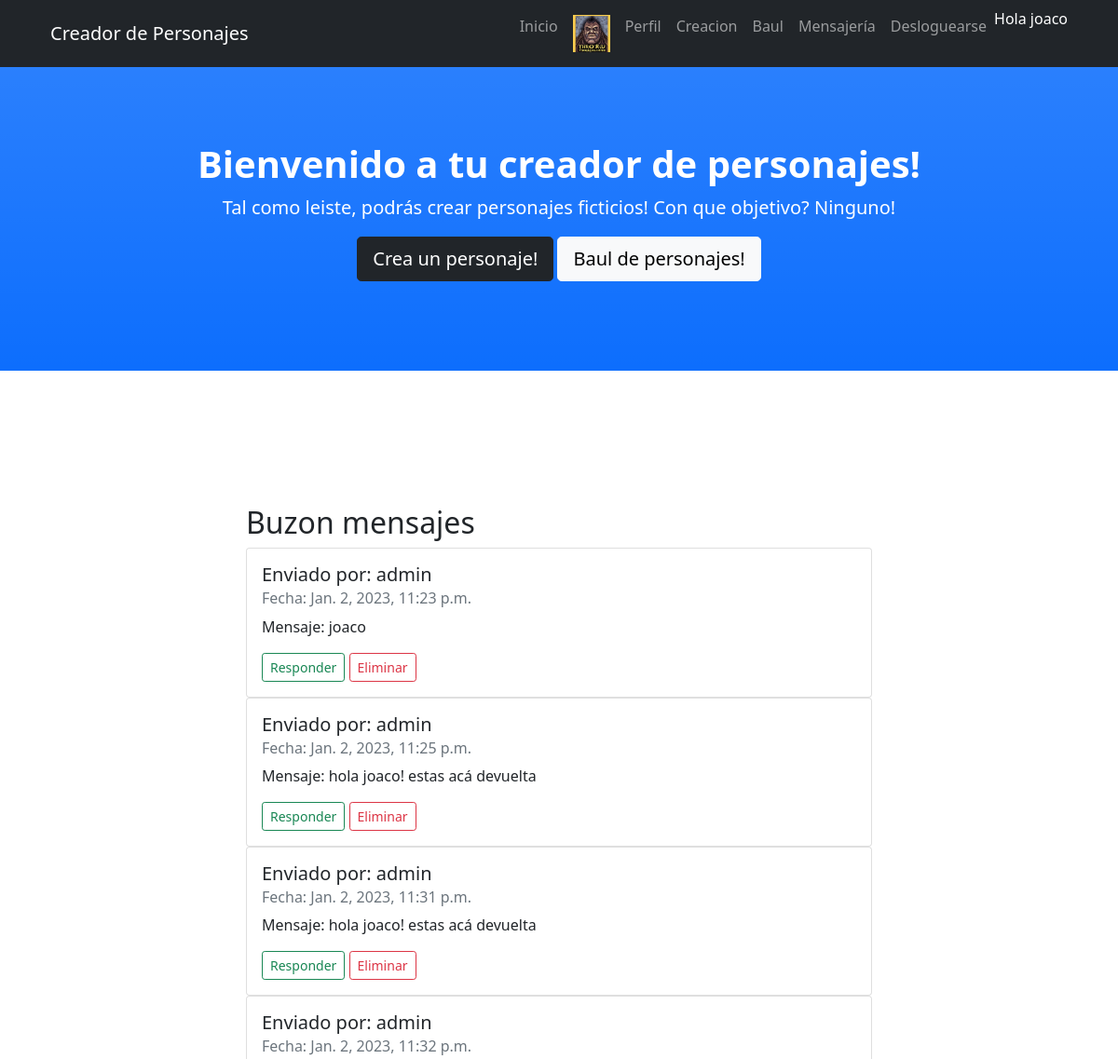
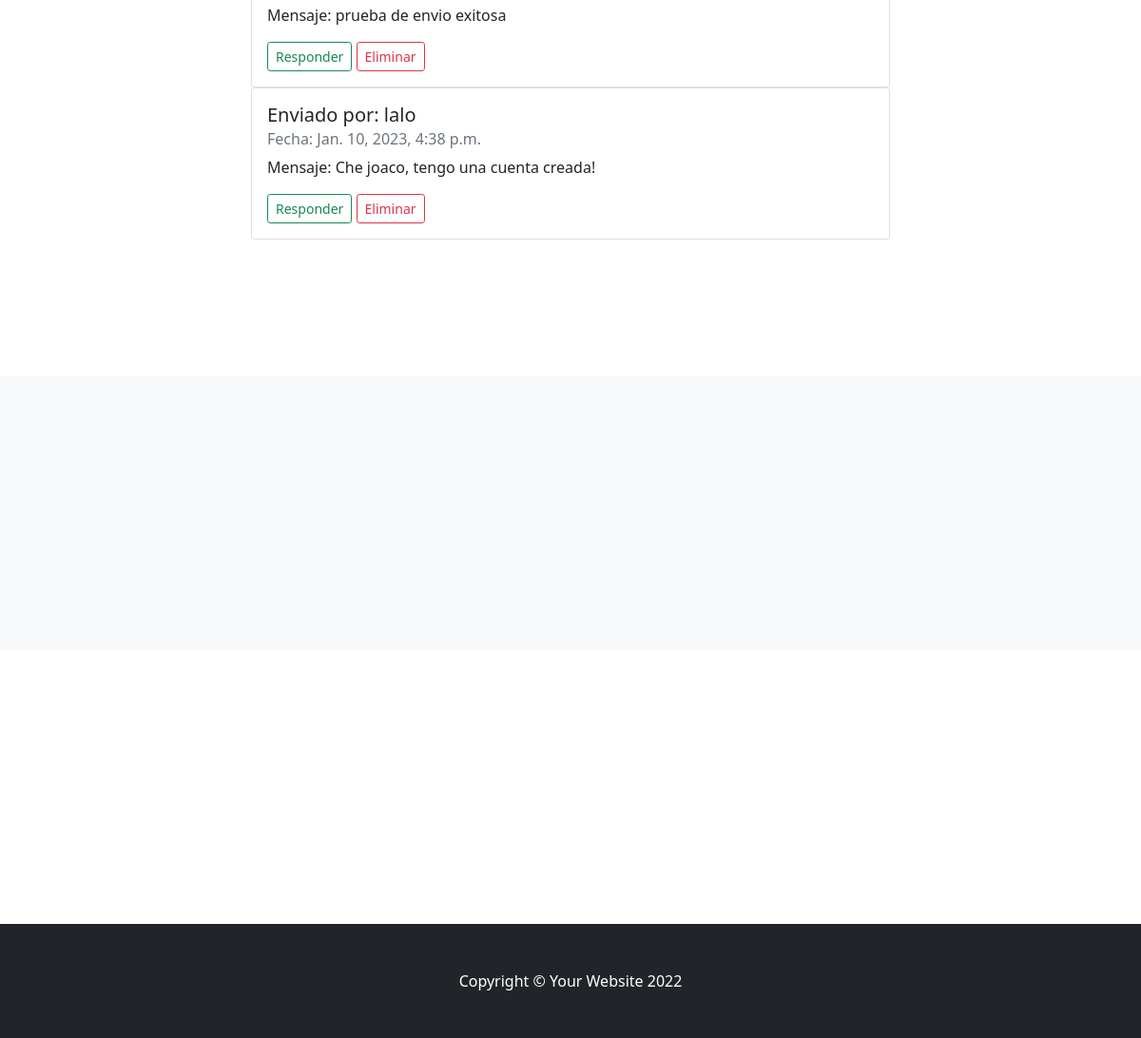
The app's page /AppMensajeria/leer_mensajes/ (signed in) with its own data (2 pictures, top to bottom).
### AppMensajeria/models.py (models this page shows)
class Mensaje(models.Model):
    remitente = models.CharField(max_length=50)
    destinatario = models.CharField(max_length=50)
    cuerpo = models.TextField()
    fecha_envio = models.DateTimeField(auto_now_add=True)
    leido = models.BooleanField(default=False)

### AppMensajeria/views.py (the view)
# urls.py: path("leer_mensajes/", leer_mensajes, name="leer_mensajes"),
@login_required
def leer_mensajes(request):
    mensajes = Mensaje.objects.filter(destinatario=request.user.username)
    for mensaje in mensajes:
        mensaje.mensaje_leido = True
        mensaje.save()
    return render(request, 'buzon_mensajes.html', {'mensajeria': mensajes,"avatar":obtener_avatar(request)})

### AppPerfiles/views.py (called while the page is built)
def obtener_avatar(request):
    if request.user.is_authenticated:
        lista = Avatar.objects.filter(user=request.user)
        if len(lista)!= 0:
            imagen=lista[0].imagen.url
        else:
            imagen = "http://clipart-library.com/images_k/silhouette-head-shot/silhouette-head-shot-18.jpg"
    else:
        imagen= "http://clipart-library.com/images_k/silhouette-head-shot/silhouette-head-shot-18.jpg"
    return imagen

### AppMensajeria/templates/buzon_mensajes.html
{% extends './padre.html' %}
{% load static %}
{% block contenidoEleccion %}
<section id="about">
    <div class="container px-4">
        <div class="row gx-4 justify-content-center">
            <div class="col-lg-8" id="crearPJ">
<div class="container">
    <h2>Buzon mensajes</h2>
    {% if mensajeria %}
    {% for mensaje in mensajeria %}
        <div class= "col">
            <div class="row-md-4 mx-auto">
                <div class="card-deck">
                    <div class="card" >
                        <div class="card-body">
                            <h5 class="card-title">Enviado por: {{ mensaje.remitente }}</h5>
                            <h6 class="card-subtitle mb-2 text-muted">Fecha: {{ mensaje.fecha_envio }}</h6>
                            <p class="card-text">Mensaje: {{ mensaje.cuerpo }}</p>
                            <a href=" {% url 'responder_mensajes' mensaje.remitente %}" class="btn btn-sm btn-outline-success">Responder</a>
                            <a href="{% url 'eliminar_mensajes' mensaje.id %}" class="btn btn-sm btn-outline-danger">Eliminar</a>
                        </div>
                    </div>
                </div>
            </div>
        </div>
    {% endfor %}
    {% else %}
    <p> No ha recibido ningún mensaje</p>
    {% endif %}
    </div>
</div>
</div>
</div>
</section>
{% endblock %}

### PersonajesApp/templates/padre.html (shortened to what this page needs)
<!DOCTYPE html>
<html lang="en">
  <head>
    {% load static %}
    <link href="{% static 'css/styles.css' %}" rel="stylesheet" />
  </head>
  <body id="page-top">
    <nav
      class="navbar navbar-expand-lg navbar-dark bg-dark fixed-top"
      id="mainNav"
    >
      <div class="container px-4">
        <a class="navbar-brand" href="#page-top">Creador de Personajes</a>
        <div class="collapse navbar-collapse" id="navbarResponsive">
          <ul class="navbar-nav ms-auto">
            <li class="nav-item">
              <a class="nav-link" href="{% url 'inicio' %}">Inicio</a>
            </li>
            {% if user.is_authenticated %}
            <li class="nav-item">
              <a class="nav-link" href="{% url 'perfilUsuario' %}"
                ><img src="{{ avatar }}" height="40rem"
              /></a>
            </li>
            <li class="nav-item">
              <a class="nav-link" href="{% url 'perfilUsuario' %}">Perfil</a>
            </li>
            <li class="nav-item">
              <a class="nav-link" href="{% url 'creacionPj' %}">Creacion</a>
            </li>
            <li class="nav-item">
              <a class="nav-link" href="{% url 'baulPersonajes' %}">Baul</a>
            </li>
            <li class="nav-item">
              <a class="nav-link" href="{% url 'mensajeria' %}">Mensajería</a>
            </li>
            <li class="nav-item">
              <a class="nav-link" href="{% url 'Logout' %}">Desloguearse</a>
            </li>
            <p style="color: white">Hola {{ user.username }}</p>
            {% endif %}
          </ul>
        </div>
      </div>
    </nav>
    <header class="bg-primary bg-gradient text-white">
      <div class="container px-4 text-center">
        <h1 class="fw-bolder">Bienvenido a tu creador de personajes!</h1>
        <p class="lead">
          Tal como leiste, podrás crear personajes ficticios! Con que objetivo?
          Ninguno!
        </p>
        {% if user.is_authenticated %}
        <a class="btn btn-lg btn-dark" href="{% url 'creacionPj' %}"
          >Crea un personaje!</a
        >
        <a class="btn btn-lg btn-light" href="{% url 'baulPersonajes' %}"
          >Baul de personajes!</a
        >
        {% endif %}
      </div>
    </header>
    {% block contenidoEleccion %} {% endblock %}
    <section class="bg-light" id="services">
    </section>
    <section id="contact">
    </section>
    <footer class="py-5 bg-dark">
      <div class="container px-4">
        <p class="m-0 text-center text-white">
          Copyright &copy; Your Website 2022
        </p>
      </div>
    </footer>
  </body>
</html>

### records on screen
Mensaje: remitente "admin", fecha_envio "Jan. 2, 2023, 11:23 p.m.", cuerpo "joaco"
Mensaje: remitente "admin", fecha_envio "Jan. 2, 2023, 11:25 p.m.", cuerpo "hola joaco! estas acá devuelta"
Mensaje: remitente "admin", fecha_envio "Jan. 2, 2023, 11:31 p.m.", cuerpo "hola joaco! estas acá devuelta"
Mensaje: remitente "admin", fecha_envio "Jan. 2, 2023, 11:32 p.m.", cuerpo "prueba de envio exitosa"
Mensaje: remitente "lalo", fecha_envio "Jan. 10, 2023, 4:38 p.m.", cuerpo "Che joaco, tengo una cuenta creada!"

### other values on screen
{{ user.username }} "joaco"
